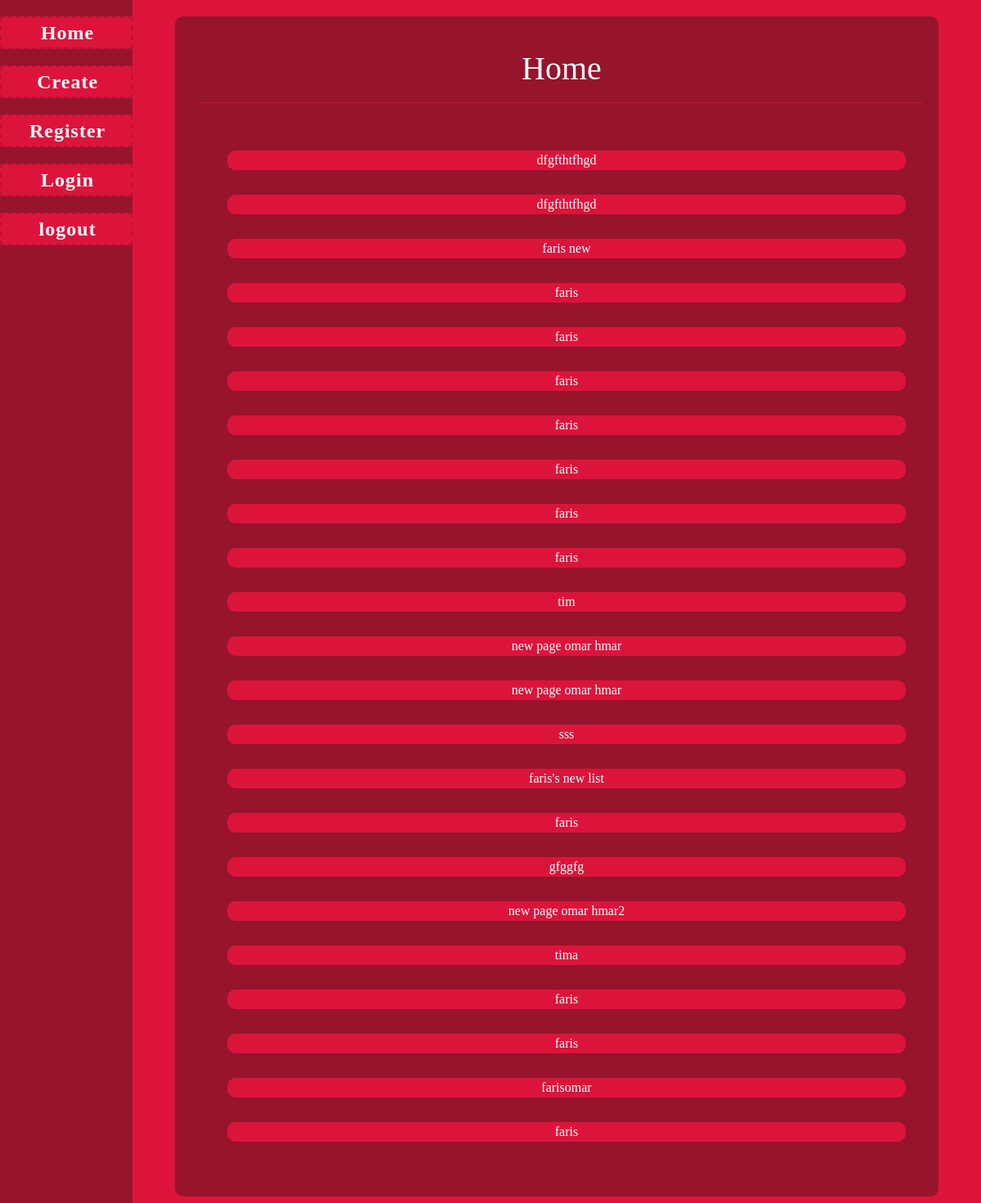
Screenshot of / (signed in) with the database file from the repository.
### main/models.py (models this page shows, shortened)
class ToDoList(models.Model):
    user = models.ForeignKey(User, on_delete=models.CASCADE, related_name="todolist", null=True)
    name = models.CharField(max_length=200)

### main/views.py (the view)
# urls.py: 2. Add a URL to urlpatterns:  path('', views.home, name='home')
def home(response):
    return render(response, "main/home.html", {})

### main/templates/main/home.html (shortened to what this page needs)
{% extends "main/base.html" %}
{% load static %}
    {% block content %}
    <ul class="wow">
        <h1>Home</h1>
        {% if not user.is_authenticated %}
            <div class="quest">
                <p>Login <a href="login/" class="e">here</a></p>
                <p>Don't have an account? Create one <a href="register" class="d">here</a></p>
            </div>
        {% else %}
            <ul class="listsh">
                {% for todo in user.todolist.all %}
                <li class="bteeh"><a href="view/{{todo.id}}">{{todo.name}}</a></li>
                {% endfor %}
            </ul>
        {% endif %}
    </ul>
    {% endblock %}

### main/templates/main/base.html (shortened to what this page needs)
<html>
    <head>
        {% load static %}
        {% load static %}
        <link href="{% static 'css/style.css' %}" rel="stylesheet" />
<link
href="https://cdn.jsdelivr.net/npm/bootstrap@5.2.0/dist/css/bootstrap.min.css"
rel="stylesheet"
integrity="sha384-gH2yIJqKdNHPEq0n4Mqa/HGKIhSkIHeL5AyhkYV8i59U5AR6csBvApHHNl/vI1Bx"
crossorigin="anonymous"
/>
<link rel="stylesheet" href="https://cdnjs.cloudflare.com/ajax/libs/font-awesome/6.2.0/css/all.min.css"
 />
</head>
<body>
    <main>
        <nav>
            <div class="link active">
                    <a href="/">Home</a>
                </div>
                <div class="link">
                    <a class="a" href="create/">Create</a>
                </div>
                <div class="link">
                    <a class="c" href="register/">Register</a>
                </div>
                <div class="link">
                    <a class="d" href="login/">Login</a>
                </div>
                <div class="link">
                    <a class="e" href="logout/">logout</a>
                </div>
            </nav>
            <div id="content" name="content" class="content">
                {% block content %} <h1>Home</h1> {% endblock %}
            </div>
        </main>
    </body>
</html>

### main/templates/main/base.html (style rules this page uses)
.content { display: flex; flex-direction: column; align-items: center; }
*, *::after, *::before { margin: 0; padding: 0; box-sizing: border-box; overflow: hidden; }
body { overflow: hidden; height: 100%; width: 100%; }
main { display: flex; flex-direction: row; justify-content: space-between; font-family: cursive; height: 100%; width: 100%; background-color: crimson; }
#content { width: 100%; display: flex; flex-direction: column; justify-content: flex-start; align-items: center; height: 100%; padding-top: 20px; overflow: auto; flex-shrink: 5; }
nav { position: sticky; top: 0; left: 0; height: 100%; background-color: rgb(150, 20, 44); display: flex; flex-direction: column; width: 13.5%; flex-shrink: 0; flex-grow: 0; }
.link { width: 100%; display: flex; margin-top: 20px; padding-left: 10%; padding-right: 8%; align-items: center; justify-content: center; background-color: crimson; height: fit-content; transition: all 0.2s ease; cursor: pointer; border: 2px dashed rgb(189, 17, 51); }
.link a { color: white; text-decoration: none; letter-spacing: 1px; font-size: 1.5rem; font-weight: 600; transition: all 0.2s; }
ul { position: relative; width: 100%; height: max-content; padding: 20px 20px; border-radius: 10px; background-color: rgb(150, 20, 44); }
ul h1 { display: flex; justify-content: center; }
ul li { margin: 30px 0; text-align: center; background-color: crimson; transition: all 0.2s; cursor: pointer; border-radius: 10px; }
ul li a, ul li p { text-decoration: none; color: white; transition: all 0.2s; }

### rows the page displays
ToDoList: name "dfgfthtfhgd"
ToDoList: name "dfgfthtfhgd"
ToDoList: name "faris new"
ToDoList: name "faris"
ToDoList: name "faris"
ToDoList: name "faris"
ToDoList: name "faris"
ToDoList: name "faris"
ToDoList: name "faris"
ToDoList: name "faris"
ToDoList: name "tim"
ToDoList: name "new page omar hmar"
ToDoList: name "new page omar hmar"
ToDoList: name "sss"
ToDoList: name "faris's new list"
ToDoList: name "faris"
ToDoList: name "gfggfg"
ToDoList: name "new page omar hmar2"
ToDoList: name "tima"
ToDoList: name "faris"
ToDoList: name "faris"
ToDoList: name "farisomar"
ToDoList: name "faris"
